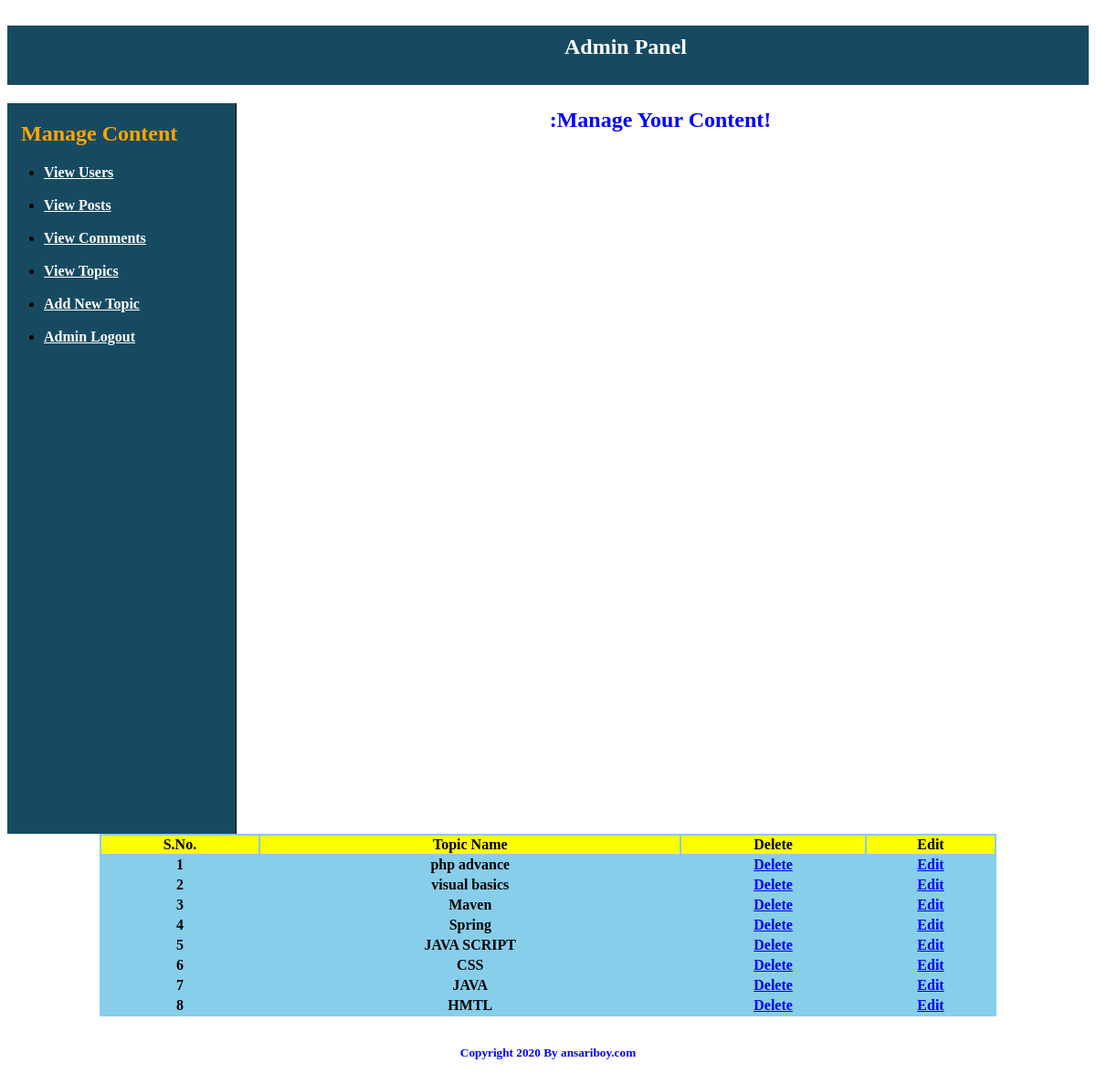
The page /admin/index.php?view_topics (signed in) on the database its author committed.
### tables this page shows
CREATE TABLE `topics` (
  `topic_id` int(11) NOT NULL,
  `topic_name` varchar(255) NOT NULL
);

### admin/includes/view_topics.php (the view, shortened to what this page needs)
<html>
<head>
</head>
<body>
<table align="center" width="83%" bgcolor="skyblue">
  <tr style="background:yellow">
     <th>S.No.</th>
	 <th>Topic Name</th>
	 <th>Delete</th>
	 <th>Edit</th>
 </tr>
<?php
include("includes/connection.php");
$sel_topic = "select * from topics ORDER by 1 DESC";
$run_topic = mysqli_query($con,$sel_topic);
$i=0;
while($row_topic = mysqli_fetch_array($run_topic)){
	$id    = $row_topic['topic_id'];
	$name  = $row_topic['topic_name'];
	$i++;
?>
<tr align="center">
   <td><?php echo $i;?></td>
   <td><?php echo $name;?></td>
  <td><a href="index.php?view_topics&delete=<?php echo $id;?>">Delete</a></td>
  <td><a href="index.php?view_topics&edit=<?php echo $id;?>">Edit</a></td>
</tr>
<?php }   ?>
</table>
</body>
</html>

### rows shown on the page
topics: topic_name "php advance"
topics: topic_name "visual basics"
topics: topic_name "Maven"
topics: topic_name "Spring"
topics: topic_name "JAVA SCRIPT"
topics: topic_name "CSS"
topics: topic_name "JAVA"
topics: topic_name "HMTL"
